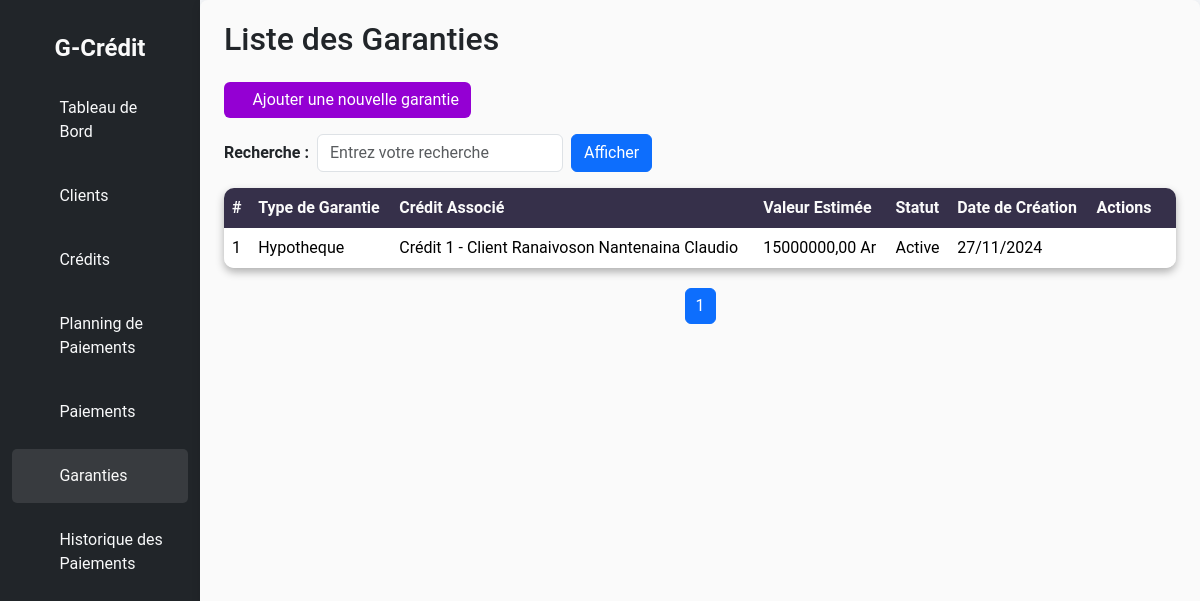
Page /garanties/ on the committed database.
### credit/models.py (models this page shows, shortened)
class Garantie(models.Model):
    id = models.AutoField(primary_key=True)
    credit = models.ForeignKey('Credit', on_delete=models.CASCADE, related_name="garanties", verbose_name="Crédit associé")
    type_garantie = models.CharField(max_length=50,
        choices=[
            ('hypotheque', 'Hypothèque'),
            ('nantissement', 'Nantissement'),
            ('caution', 'Caution'),
            ('autre', 'Autre'),
        ],
        verbose_name="Type de garantie")
    valeur_estimee = models.DecimalField( max_digits=15, decimal_places=2, verbose_name="Valeur estimée")
    description = models.TextField(blank=True, verbose_name="Description de la garantie")
    statut = models.CharField(max_length=20,
        choices=[
            ('active', 'Active'),
            ('utilisée', 'Utilisée'),
            ('expirée', 'Expirée'),
        ],
        default='active', verbose_name="Statut de la garantie")
    date_creation = models.DateField(auto_now_add=True, verbose_name="Date de création")
    class Meta:
        verbose_name = "Garantie"
        verbose_name_plural = "Garanties"
        ordering = ['credit', 'type_garantie']

class Credit(models.Model):
    id = models.AutoField(primary_key=True)
    client = models.ForeignKey('Client', on_delete=models.CASCADE, related_name="credits")
    montant_credit = models.DecimalField(max_digits=15, decimal_places=2)
    montant_total = models.DecimalField(max_digits=15, decimal_places=2)
    montant_restant = models.DecimalField(max_digits=15, decimal_places=2, default=0.00)
    taux_interet = models.DecimalField(max_digits=5, decimal_places=2)
    duree_mois = models.IntegerField()
    date_debut = models.DateField(db_index=True)
    date_fin = models.DateField(blank=True, null=True)
    STATUT_CHOICES = [
        ('en cours', 'En cours'),
        ('payé', 'Payé'),
        ('retard', 'En retard'),
    ]
    statut = models.CharField(max_length=10, choices=STATUT_CHOICES, default='en cours', db_index=True)
    def __str__(self):
        return f"Crédit {self.id} - Client {self.client.nom} {self.client.prenom}"

class Client(models.Model):
    id = models.AutoField(primary_key=True)
    nom = models.CharField(max_length=100)
    prenom = models.CharField(max_length=100)
    adresse = models.CharField(max_length=255)
    telephone = models.CharField(max_length=15)
    email = models.EmailField(unique=True)
    date_naissance = models.DateField()

### credit/views.py (the view)
# urls.py: path('garanties/', views.GarantieList.as_view(), name='garantie-list'),
class GarantieList(ListView):
    template_name = 'Garanties/garanties.html'
    model = Garantie
    context_object_name = "lesgaranties"
    paginate_by = 5
    def get_context_data(self, **kwargs):
            context = super().get_context_data(**kwargs)
            recherche = self.request.GET.get("query", "")
            if recherche:
                garanties = Garantie.objects.filter(
                    Q(id__icontains=recherche) |
                    Q(type_garantie__icontains=recherche) |
                    Q(valeur_estimee__icontains=recherche) |
                    Q(description__icontains=recherche) |
                    Q(statut__icontains=recherche) |
                    Q(credit__id__icontains=recherche)
                )
            else:
                garanties = Garantie.objects.all()
            paginator = Paginator(garanties, self.paginate_by)
            page_number = self.request.GET.get('page')
            page_obj = paginator.get_page(page_number)
            context['lesgaranties'] = page_obj
            context['query'] = recherche
            return context
    def get_queryset(self):
        recherche = self.request.GET.get("query", "")
        if recherche:
            return Garantie.objects.filter(
                Q(id__icontains=recherche) |
                Q(type_garantie__icontains=recherche) |
                Q(valeur_estimee__icontains=recherche) |
                Q(description__icontains=recherche) |
                Q(statut__icontains=recherche) |
                Q(credit__id__icontains=recherche)
            )
        else:
            return Garantie.objects.all()

### templates/Garanties/garanties.html (shortened to what this page needs)
<!DOCTYPE html>
<html lang="fr">
<head>
    {% load static %}
    <link rel="stylesheet" href="{% static 'bootstrap/css/bootstrap.css' %}">
    <link rel="stylesheet" href="{% static 'credit/css/style.css' %}">
    <link rel="stylesheet" href="{% static 'bootstrap-icons-1.11.3/font/bootstrap-icons.css' %}">
    <link rel="stylesheet" href="{% static 'sweetalert/sweetalert2.min.css' %}">
</head>
<body>
    <div class="container-fluid">
        <div class="row">
            <nav class="col-md-3 col-lg-2 d-none d-md-block bg-dark sidebar">
                <div class="logo-details">
                    <span class="logo_name">G-Crédit</span>
                </div>
                <ul class="nav-links">
                    <li>
                        <a href="{% url 'home' %}">
                            <i class="bi bi-grid"></i>
                            <span>Tableau de Bord</span>
                        </a>
                    </li>
                    <li>
                        <a href="{% url 'client-list' %}">
                            <i class="bi bi-person"></i>
                            <span>Clients</span>
                        </a>
                    </li>
                    <li>
                        <a href="{% url 'credit-list' %}">
                            <i class="bi bi-calendar"></i>
                            <span>Crédits</span>
                        </a>
                    </li>
                    <li>
                        <a href="{% url 'planning-paiement-list' %}">
                            <i class="bi bi-file-earmark-text"></i>
                            <span>Planning de Paiements</span>
                        </a>
                    </li>
                    <li>
                        <a href="{% url 'paiement-list' %}">
                            <i class="bi bi-cash-coin"></i>
                            <span>Paiements</span>
                        </a>
                    </li>
                    <li>
                        <a href="{% url 'garantie-list' %}" class="active">
                            <i class="bi bi-shield-lock"></i>
                            <span>Garanties</span>
                        </a>
                    </li>
                    <li>
                        <a href="{% url 'historique-list' %}">
                            <i class="bi bi-journal-text"></i>
                            <span>Historique des Paiements</span>
                        </a>
                    </li>
                </ul>
            </nav>
            <main class="col-md-9 ms-sm-auto col-lg-10 px-md-4" id="main-content">
                <h2 class="mb-4">Liste des Garanties</h2>
                <div class="d-flex justify-content-between align-items-center mb-3">
                    <a href="{% url 'garantie-add' %}" class="btn btn-primary" id="btn-add">
                        <i class="bi bi-plus-circle"></i> Ajouter une nouvelle garantie
                    </a>
                </div>
                <div class="mb-3">
                    <form method="GET" action="" class="row g-2 align-items-center">
                        <div class="col-auto">
                            <label for="query" class="form-label fw-bold mb-0">Recherche :</label>
                        </div>
                        <div class="col-auto">
                            <input type="text" id="query" name="query" value="{{ request.GET.query|default:'' }}"
                                class="form-control" style="max-width: 300px;" placeholder="Entrez votre recherche">
                        </div>
                        <div class="col-auto">
                            <button type="submit" class="btn btn-primary">Afficher</button>
                        </div>
                    </form>
                </div>
                <table class="table table-bordered table-hover table-rounded">
                    <thead class="table-dark">
                        <tr>
                            <th>#</th>
                            <th>Type de Garantie</th>
                            <th>Crédit Associé</th>
                            <th>Valeur Estimée</th>
                            <th>Statut</th>
                            <th>Date de Création</th>
                            <th colspan="3">Actions</th>
                        </tr>
                    </thead>
                    <tbody>
                        {% for garantie in lesgaranties %}
                        <tr>
                            <td>{{ garantie.id }}</td>
                            <td>{{ garantie.type_garantie|capfirst }}</td>
                            <td>{{ garantie.credit }}</td>
                            <td>{{ garantie.valeur_estimee|floatformat:2 }} Ar</td>
                            <td>{{ garantie.statut|capfirst }}</td>
                            <td>{{ garantie.date_creation|date:"d/m/Y" }}</td>
                            <td>
                                <a href="{% url 'garantie-detail' id=garantie.id %}" class="text-info">
                                    <i class="bi bi-eye"></i>
                                </a>
                            </td>
                            <td>
                                <a href="{% url 'garantie-update' id=garantie.id %}" class="text-warning">
                                    <i class="bi bi-pen"></i>
                                </a>
                            </td>
                            <td>
                                <a href="javascript:void(0);" class="text-danger"
                                    onclick="confirmDelete('{{ garantie.id }}');">
                                    <i class="bi bi-trash"></i>
                                </a>
                            </td>
                        </tr>
                        {% empty %}
                        <tr>
                            <td colspan="7" class="text-center">Aucune garantie trouvée.</td>
                        </tr>
                        {% endfor %}
                    </tbody>
                </table>
                <ul class="pagination">
                    {% for page_num in lesgaranties.paginator.page_range %}
                    <li class="page-item {% if page_num == lesgaranties.number %}active{% endif %}">
                        <a class="page-link" href="?page={{ page_num }}&query={{ request.GET.query }}">{{ page_num }}</a>
                    </li>
                    {% endfor %}
                </ul>
            </main>
        </div>
    </div>
</body>
</html>

### statics/credit/css/style.css (style rules this page uses)
* { margin: 0; padding: 0; box-sizing: border-box; transition: all 500ms ease; }
#btn-add { background-color: darkviolet; border: darkviolet; transition: background-color 0.3s, border-color 0.3s; }
body { font-family: 'Roboto', sans-serif; background-color: #f5f7fa; }
.sidebar { padding-top: 20px; background-color: #343a40; color: white; height: 100vh; }
.logo-details { display: flex; justify-content: center; padding: 10px; }
.logo_name { font-size: 1.5rem; font-weight: bold; color: #fafafa; }
.nav-links { list-style: none; padding: 0; }
.nav-links li { width: 100%; padding: 5px 0; }
.nav-links a { display: flex; align-items: center; padding: 15px; color: #f8f9fa; text-decoration: none; transition: background 0.3s, color 0.3s; }
.nav-links a i { margin-right: 20px; }
.nav-links a:hover, .nav-links a.active { background-color: rgba(255, 255, 255, 0.1); color: #fafafa; border-radius: 5px; }
#main-content { padding: 20px; background-color: #fafafa; border-radius: 8px; box-shadow: 0 2px 10px rgba(0, 0, 0, 0.1); }
.table-rounded { border-collapse: separate; border-spacing: 0; box-shadow: 0 4px 8px rgba(0, 0, 0, 0.3); border-radius: 10px; overflow: hidden; }
.table-rounded th, .table-rounded td { border: none; }
.table-rounded thead th { background-color: #36304A; color: #fafafa; }
.pagination { margin-top: 20px; display: flex; justify-content: center; align-items: center; gap: 5px; }
.pagination a { padding: 5px 10px; text-decoration: none; color: #007bff; border: 1px solid #ddd; border-radius: 5px; transition: background-color 0.3s, color 0.3s; }

### rows in the picture
Garantie: id "1", type_garantie "Hypotheque", credit "Crédit 1 - Client Ranaivoson Nantenaina Claudio", valeur_estimee "15000000,00", statut "Active", date_creation "27/11/2024"

### other values in the picture
{{ page_num }} "1"
